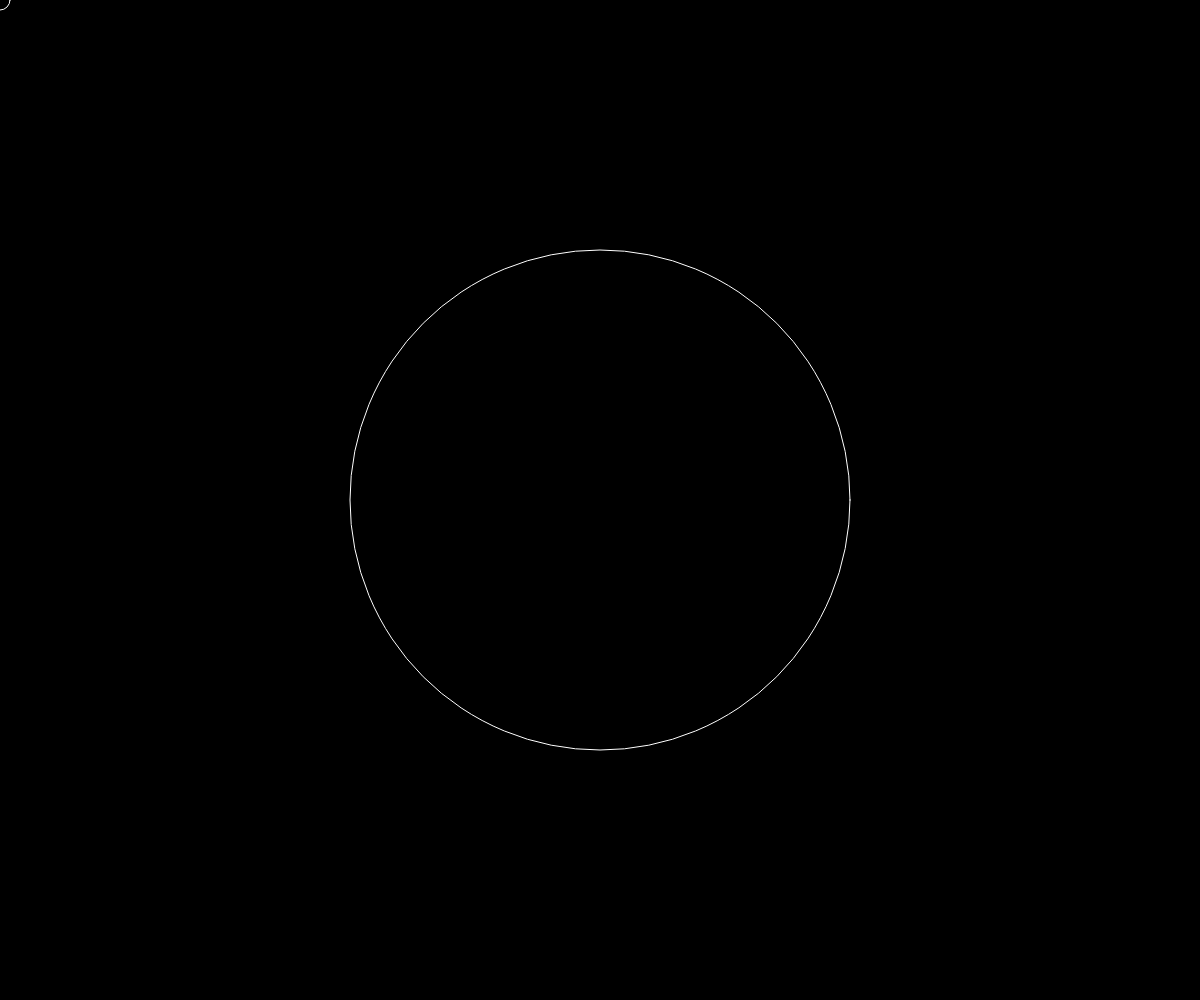
Frame 1 (no input)
Frame 60 (no input): identical to frame 1, image omitted
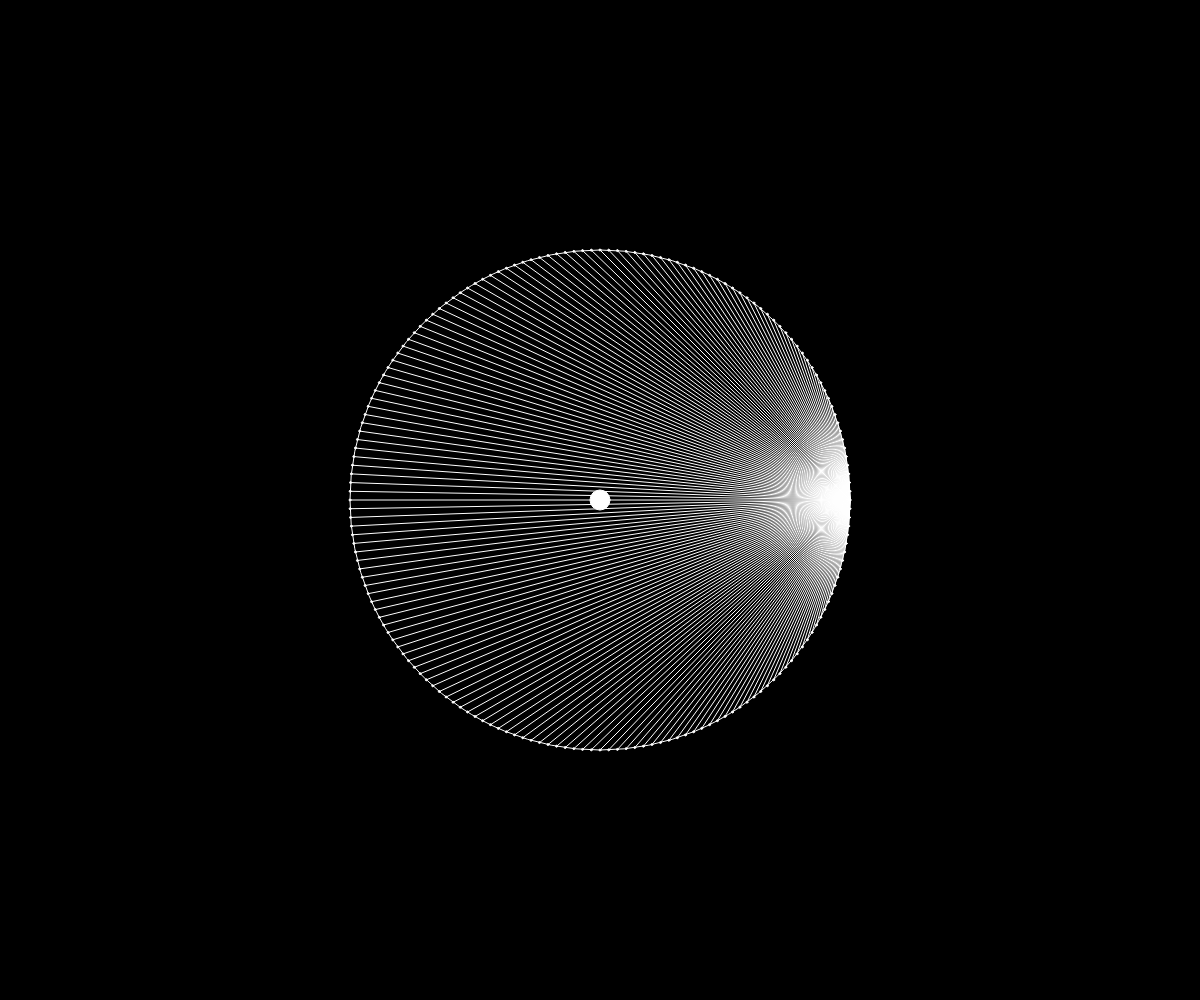
Frame 120 (the mouse pressed at the canvas centre since frame 60)

The p5.js sketch that drew these frames (run headless with seeded random() and noise() and a simulated clock; from frame 60 on, the mouse is pressed at the canvas centre):

// p5.js sketch
// ── sketch.js
var points = 200;

var table_factor = 2;
var radius = 250;

function reportsize() {
  canvas.resizeCanvas(window.innerWidth,window.innerHeight);
}

// window.addEventListener('resize',reportsize);


function calculate_position(val,points){
  var specific_angle = map(val,0,points,0,Math.PI * 2);
  var pointvector = p5.Vector.fromAngle(specific_angle ,radius);

  return pointvector;
}


function setup(){
  ww = window.innerWidth;
  wh = window.innerHeight;
  canvas = createCanvas(ww,wh);

  canvas.position(0,0);
  canvas.style('z-index','-1');



}


function draw(){
  background(0);

  points = map(mouseY,0,wh,0,360);
  // points = 1000;
  table_factor = map(mouseX,0,ww,0,360);

  translate(windowWidth/2,windowHeight/2);

  noFill('');
  stroke('white')
  circle(0,0,radius * 2);

  var separation_angle = Math.PI/points;

  for (let i=0; i<points; i++){
    position_vector = calculate_position(i,points);
    // console.log(position_vector);
    fill(255);
    circle(position_vector.x,position_vector.y,2);
  }

  for (let i=0; i<points ; i++){
    var start = calculate_position(i,points);
    var end = calculate_position((i * table_factor)%points,points);
    line(start.x,start.y,end.x,end.y);
  }
  circle(mouseX-windowWidth/2,mouseY-windowHeight/2,20);
}
